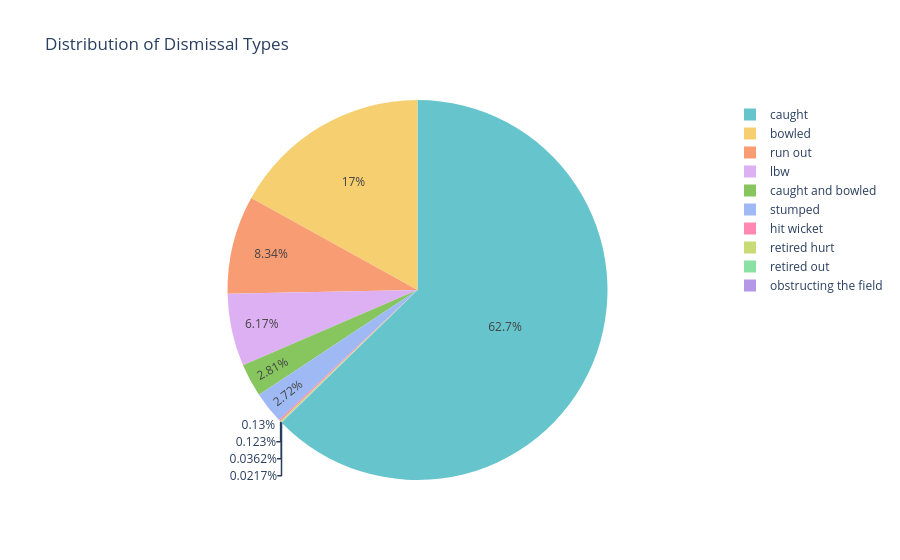

The cell this chart's notebook holds for it:
### Markdown cell above
## 4. Dismissal Type Analysis

### Code cell
# Dismissal types
dismissal_types = deliveries[deliveries['player_dismissed'].notna()]['dismissal_kind'].value_counts()

fig = px.pie(
    values=dismissal_types.values,
    names=dismissal_types.index,
    title='Distribution of Dismissal Types',
    color_discrete_sequence=px.colors.qualitative.Pastel
)
fig.show()

print("🎯 Dismissal Type Distribution:")
print(dismissal_types)
print(f"\nTotal Dismissals: {dismissal_types.sum()}")

### Figure 1 — Plotly figure (JSON) as saved in the notebook; plotly's stock layout.template omitted (floating-point values rounded to 4 significant figures)
{"data": [{"domain": {"x": [0, 1], "y": [0, 1]}, "hovertemplate": "label=%{label}<br>value=%{value}<extra></extra>", "labels": ["caught", "bowled", "run out", "lbw", "caught and bowled", "stumped", "hit wicket", "retired hurt", "retired out", "obstructing the field"], "legendgroup": "", "name": "", "showlegend": true, "type": "pie", "values": [8665, 2345, 1153, 853, 388, 376, 18, 17, 5, 3]}], "layout": {"legend": {"tracegroupgap": 0}, "piecolorway": ["rgb(102, 197, 204)", "rgb(246, 207, 113)", "rgb(248, 156, 116)", "rgb(220, 176, 242)", "rgb(135, 197, 95)", "rgb(158, 185, 243)", "rgb(254, 136, 177)", "rgb(201, 219, 116)", "rgb(139, 224, 164)", "rgb(180, 151, 231)", "rgb(179, 179, 179)"], "title": {"text": "Distribution of Dismissal Types"}}}
